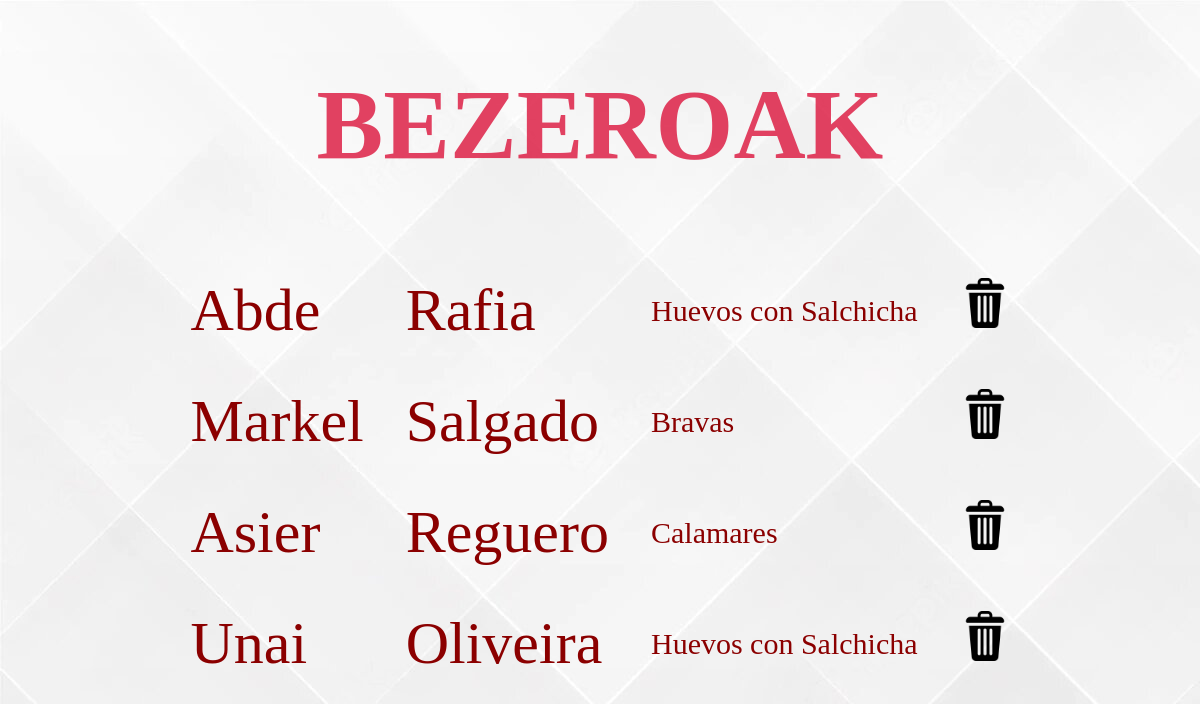
Page /bezeroak/ on the committed database.
### bezeroak/models.py (models this page shows)
class Bezeroak(models.Model):
  izena = models.CharField(max_length=255)
  abizena = models.CharField(max_length=255)
  platerGustokoena = models.IntegerField()

### platerak/models.py (models this page shows)
class Platerak(models.Model):
  izena = models.CharField(max_length=255)
  prezioa = models.FloatField()

### bezeroak/views.py (the view)
# urls.py: path('', views.bezeroak, name='bezeroak'),
def bezeroak(request):
  bezeroak = Bezeroak.objects.all().values()
  platerak = Platerak.objects.all().values()
  template = loader.get_template('bezeroak.html')
  context = {'bezeroak' : bezeroak,
             'platerak' : platerak,
             }
  return HttpResponse(template.render(context, request))

### bezeroak/templates/bezeroak.html
{% load static %}
<!DOCTYPE html>
<html>
<link rel="stylesheet" href="{% static 'style.css' %}">
<body>
<center>
<h1 style="font-size: 100px">BEZEROAK</h1>
<table border="0" style="padding: 5px; font-size: 60px">
    {% for x in bezeroak %}
    <tr style="padding: 10px">
        <td style="padding: 20px;">{{ x.izena }}</td>
        <td style="padding: 20px;">{{ x.abizena }}</td>
        {% for y in platerak %}
            {% if x.platerGustokoena == y.id %}
                <td  style="padding: 20px; font-size: 30px;">{{ y.izena }}</td>
            {% endif %}
        {% endfor %}
        <td style="padding: 20px;"><a href="delete/{{ x.id }}"><div id="img" style="height: 65px; width: 50px"></div></a></td>
    </tr>
    {% endfor %}
</table>
</center>
</body>
</html>

### platerak/static/style.css (style rules this page uses)
#img { background :url("1017479.png"); background-size: contain; background-repeat: no-repeat; }
body { background: url("back.jpg"); background-repeat: no-repeat; color: darkred; }
h1 { color: crimson; opacity: 80%; }

### rows in the picture
Bezeroak: izena "Abde", abizena "Rafia"
Platerak: izena "Huevos con Salchicha"
Bezeroak: izena "Markel", abizena "Salgado"
Platerak: izena "Bravas"
Bezeroak: izena "Asier", abizena "Reguero"
Platerak: izena "Calamares"
Bezeroak: izena "Unai", abizena "Oliveira"
